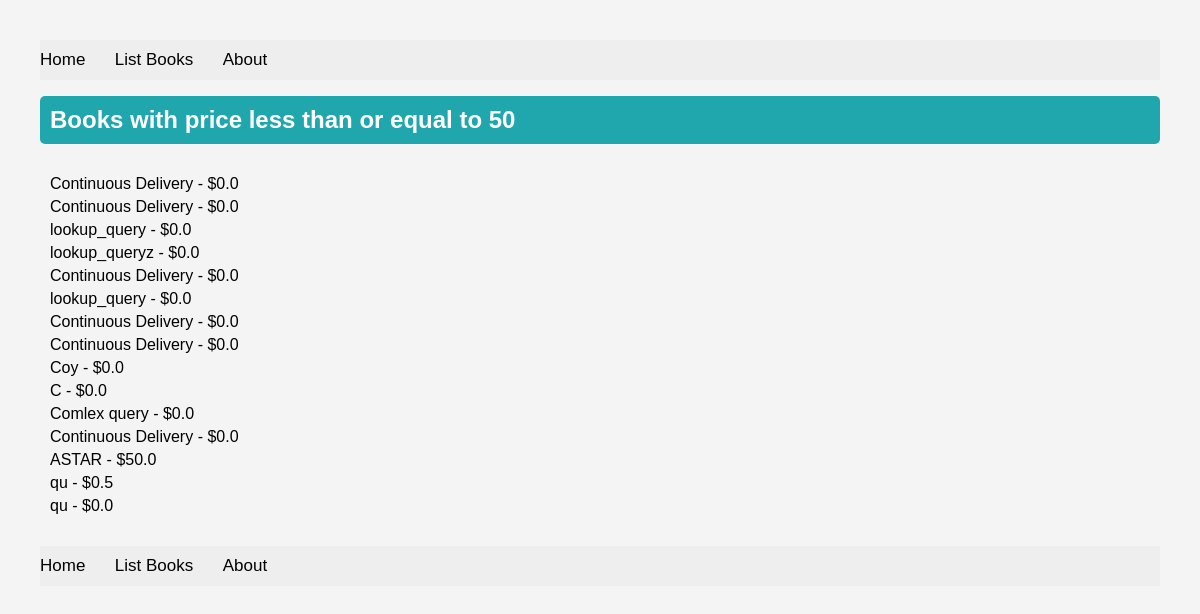
Page /books/lab8/task1 on the earlier database version.
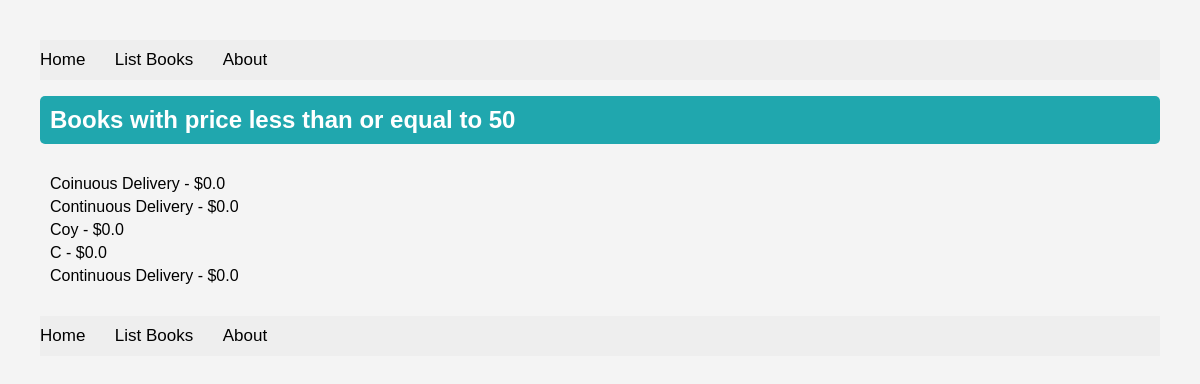
Same page on the later database version.
### apps/bookmodule/models.py (models this page shows)
class Book(models.Model):
    title = models.CharField(max_length = 50)
    author = models.CharField(max_length = 50)
    price = models.FloatField(default = 0.0)
    edition = models.SmallIntegerField(default = 1)

### apps/bookmodule/views.py (the view)
# urls.py: path('lab8/task1',views.lab8_task1,name="Lab8_Task1"),
def lab8_task1(request):
   mybooks = Book.objects.filter(Q(price__lte = 50))
   return render(request, 'bookmodule/lab8/task1.html',{'books':mybooks})

### apps/templates/bookmodule/lab8/task1.html (shortened to what this page needs)
{% extends "layouts/base.html" %}
{% load static %}
{% block content %}
    <h1>Books with price less than or equal to 50</h1>
    <ul>
        {% for book in books %}
            <li>{{ book.title }} - ${{ book.price }}</li>
        {% endfor %}
    </ul>
    {% endblock content %}

Differences in the rows shown:
removed Book: title "Continuous Delivery", price "0.0"
removed Book: title "Continuous Delivery", price "0.0"
removed Book: title "lookup_query", price "0.0"
removed Book: title "lookup_queryz", price "0.0"
removed Book: title "Continuous Delivery", price "0.0"
removed Book: title "lookup_query", price "0.0"
removed Book: title "Comlex query", price "0.0"
removed Book: title "ASTAR", price "50.0"
removed Book: title "qu", price "0.5"
removed Book: title "qu", price "0.0"
changed Book: title "Continuous Delivery" → "Coinuous Delivery"
